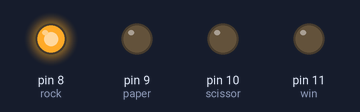
The sketch below on a simulated Arduino Uno, built with avr-gcc and run on an emulated ATmega328P. Parts: output pins drawn as LEDs (lit = HIGH).

Above: at 0.5 s.
At 1.5 s:
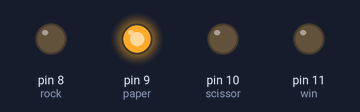
At 2.5 s:
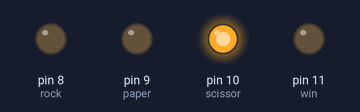
At 3.5 s:
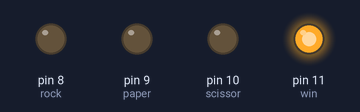
Timing chart, 0 to 5.2 s (numbered marks = the images above):
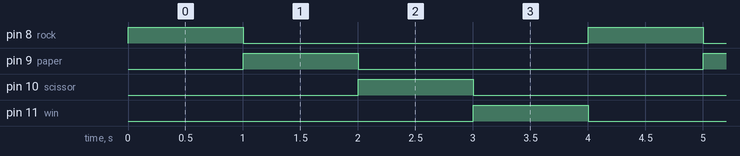

Measured:
- by itself, pin 8 (rock), pin 9 (paper), pin 10 (scissor), pin 11 (win): alternates HIGH for 1.0 s and LOW for 3.0 s
- by itself, everything shown: repeats every 4.0 s, in 5 steps

The sketch:

0429step1.ino
```cpp
int my_rock = 3;
int my_paper = 4;
int my_scissor = 5;
int rock = 8;
int paper = 9;
int scissor = 10;
int win = 11;
void setup() {
  pinMode(my_rock, INPUT);
  pinMode(my_paper, INPUT);
  pinMode(my_scissor, INPUT);
  pinMode(rock, OUTPUT);
  pinMode(paper, OUTPUT);
  pinMode(scissor, OUTPUT);
  pinMode(win, OUTPUT);
}

void loop() {
  digitalWrite(rock,HIGH);
  delay(1000);
  digitalWrite(rock,LOW);

  digitalWrite(paper,HIGH);
  delay(1000);
  digitalWrite(paper,LOW);

  digitalWrite(scissor,HIGH);
  delay(1000);
  digitalWrite(scissor,LOW);

  digitalWrite(win,HIGH);
  delay(1000);
  digitalWrite(win,LOW);
}
```
